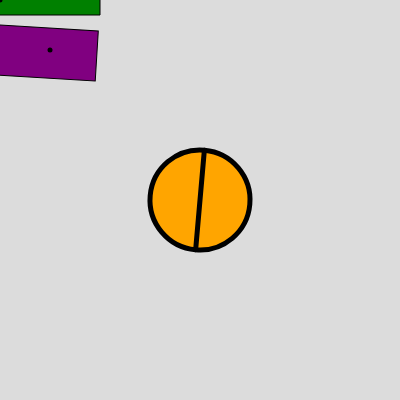
Frame 1 (no input)
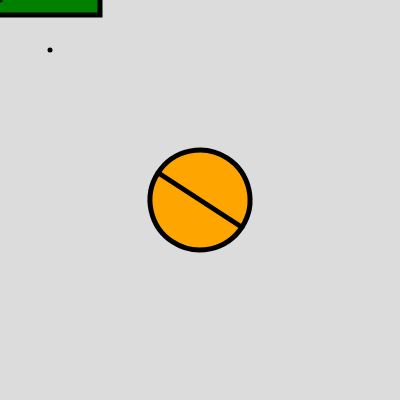
Frame 60 (no input)
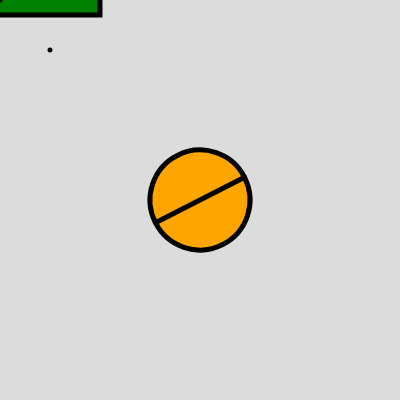
Frame 120 (the mouse pressed at the canvas centre since frame 60)

The p5.js sketch that drew these frames (run headless with seeded random() and noise() and a simulated clock; from frame 60 on, the mouse is pressed at the canvas centre):

// p5.js sketch
// ── sketch.js
let angle=5
function setup() {
  createCanvas(400, 400);
  rectMode(CENTER);
  angleMode(DEGREES);
}

function draw() {
  background(220);
  push() //push e pop li uso per delimitare cosa voglio modificare
  strokeWeight(1);
  fill("purple");
  rotate (angle*0.7);
  rect (50,50,100,50);
  //con translate io traslo tutto il canvas, non solo il rettangolo
  //il rettangolo ora si trova a (150,150) che sarebbe (50+100,50+100)
  //translate(100,100);
  pop();
  
  fill("green")
  rect(0,0,200,30);
  strokeWeight(5);
  point(0,0)
  point(50,50);
  push ()
  translate(200,200);
  rotate(angle);
  fill("orange");
  circle(0,0,100);
  //d=100 r=50
  line(0,-50,0,50);
  pop();

  angle =angle + 2;
}
